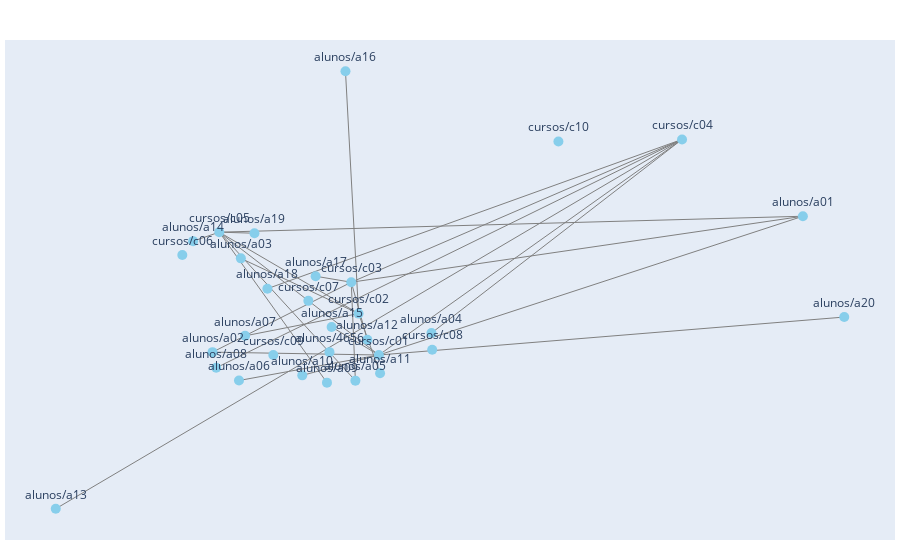

Notebook code cell kept with this figure:
### Code cell
import os
import networkx as nx
import nx_arangodb as nxadb
import plotly.graph_objects as go

# Configura acesso via .env
from dotenv import load_dotenv
load_dotenv()
os.environ["DATABASE_HOST"] = os.getenv("ARANGO_HOST")
os.environ["DATABASE_USERNAME"] = os.getenv("ARANGO_USER")
os.environ["DATABASE_PASSWORD"] = os.getenv("ARANGO_PASS")
os.environ["DATABASE_NAME"] = os.getenv("DB_NAME")

# Carrega grafo do ArangoDB
G = nxadb.Graph(name="grafo_academico")

print("Nós:", G.number_of_nodes(), "| Arestas:", G.number_of_edges())

# Layout automático com spring
pos = nx.spring_layout(G)

# Traçado de arestas
edge_x, edge_y = [], []
for u, v in G.edges():
    x0, y0 = pos[u]; x1, y1 = pos[v]
    edge_x += [x0, x1, None]
    edge_y += [y0, y1, None]

edge_trace = go.Scatter(
    x=edge_x, y=edge_y,
    mode='lines', line=dict(width=1, color='grey'),
    hoverinfo='none'
)

# Traçado de nós
node_x, node_y, node_text = [], [], []
for node in G.nodes():
    x, y = pos[node]
    node_x.append(x)
    node_y.append(y)
    node_text.append(str(node))

node_trace = go.Scatter(
    x=node_x, y=node_y,
    mode='markers+text',
    text=node_text, textposition='top center',
    marker=dict(size=10, color='skyblue'),
    hoverinfo='text'
)

fig = go.Figure(data=[edge_trace, node_trace],
                layout=go.Layout(showlegend=False,
                                 hovermode='closest',
                                 margin=dict(b=20, l=5, r=5, t=40),
                                 xaxis=dict(showgrid=False, zeroline=False, showticklabels=False),
                                 yaxis=dict(showgrid=False, zeroline=False, showticklabels=False)))
fig.show()

### Figure 1 — Plotly figure (JSON) as saved in the notebook; plotly's stock layout.template omitted (floating-point values rounded to 4 significant figures)
{"data": [{"hoverinfo": "none", "line": {"color": "grey", "width": 1}, "mode": "lines", "type": "scatter", "x": [0.06014, 0.01927, null, 0.0132, -0.2457, null, 0.0132, 0.005326, null, 0.05786, 0.8645, null, 0.05786, -0.03202, null, 0.05786, 0.9432, null, 0.05786, -0.2457, null, 0.05786, -0.08784, null, 0.05786, 0.6346, null, 0.05786, -0.2082, null, 0.05786, -0.2586, null, -0.2586, 0.005326, null, 0.005326, 0.8645, null, 0.005326, 0.03598, null, 0.005326, 0.6346, null, 0.005326, -0.06241, null, -0.1788, -0.2457, null, 0.8645, -0.2457, null, 0.158, 0.6346, null, -0.2955, -0.2457, null, -0.2516, 0.6346, null, -0.04086, -0.2457, null, -0.005652, 0.01927, null, -0.1542, 0.6346, null, -0.5568, 0.6346, null, 0.01927, -0.2457, null, 0.01927, -0.1966, null, 0.01927, -0.2047, null], "y": [-0.2953, -0.03956, null, -0.3271, 0.3098, null, -0.3271, 0.09502, null, -0.2172, 0.3781, null, -0.2172, -0.09718, null, -0.2172, -0.05441, null, -0.2172, 0.3098, null, -0.2172, -0.3046, null, -0.2172, 0.7076, null, -0.2172, -0.3266, null, -0.2172, -0.2049, null, -0.2049, 0.09502, null, 0.09502, 0.3781, null, 0.09502, -0.1517, null, 0.09502, 0.7076, null, 0.09502, 0.1208, null, 0.3051, 0.3098, null, 0.3781, 0.3098, null, -0.123, 0.7076, null, 0.2712, 0.3098, null, -0.272, 0.7076, null, -0.3358, 0.3098, null, 1, -0.03956, null, 0.06731, 0.7076, null, -0.8767, 0.7076, null, -0.03956, 0.3098, null, -0.03956, -0.135, null, -0.03956, 0.1973, null]}, {"hoverinfo": "text", "marker": {"color": "skyblue", "size": 10}, "mode": "markers+text", "text": ["alunos/a04", "cursos/c02", "alunos/a12", "alunos/a19", "cursos/c01", "cursos/c08", "cursos/c10", "alunos/a08", "cursos/c03", "alunos/a20", "alunos/a13", "cursos/c04", "alunos/a01", "alunos/a15", "alunos/a07", "alunos/4656", "cursos/c07", "alunos/a16", "cursos/c06", "alunos/a10", "alunos/a18", "alunos/a09", "cursos/c05", "cursos/c09", "alunos/a14", "alunos/a02", "alunos/a05", "alunos/a03", "alunos/a11", "alunos/a06", "alunos/a17"], "textposition": "top center", "type": "scatter", "x": [0.158, 0.01927, 0.03598, -0.1788, 0.05786, 0.1593, 0.3994, -0.2516, 0.005326, 0.9432, -0.5568, 0.6346, 0.8645, -0.03202, -0.1966, -0.03609, -0.07626, -0.005652, -0.3161, -0.08784, -0.1542, -0.04086, -0.2457, -0.143, -0.2955, -0.2586, 0.0132, -0.2047, 0.06014, -0.2082, -0.06241], "y": [-0.123, -0.03956, -0.1517, 0.3051, -0.2172, -0.1945, 0.6987, -0.272, 0.09502, -0.05441, -0.8767, 0.7076, 0.3781, -0.09718, -0.135, -0.205, 0.01514, 1, 0.2119, -0.3046, 0.06731, -0.3358, 0.3098, -0.2175, 0.2712, -0.2049, -0.3271, 0.1973, -0.2953, -0.3266, 0.1208]}], "layout": {"hovermode": "closest", "margin": {"b": 20, "l": 5, "r": 5, "t": 40}, "showlegend": false, "xaxis": {"showgrid": false, "showticklabels": false, "zeroline": false}, "yaxis": {"showgrid": false, "showticklabels": false, "zeroline": false}}}
